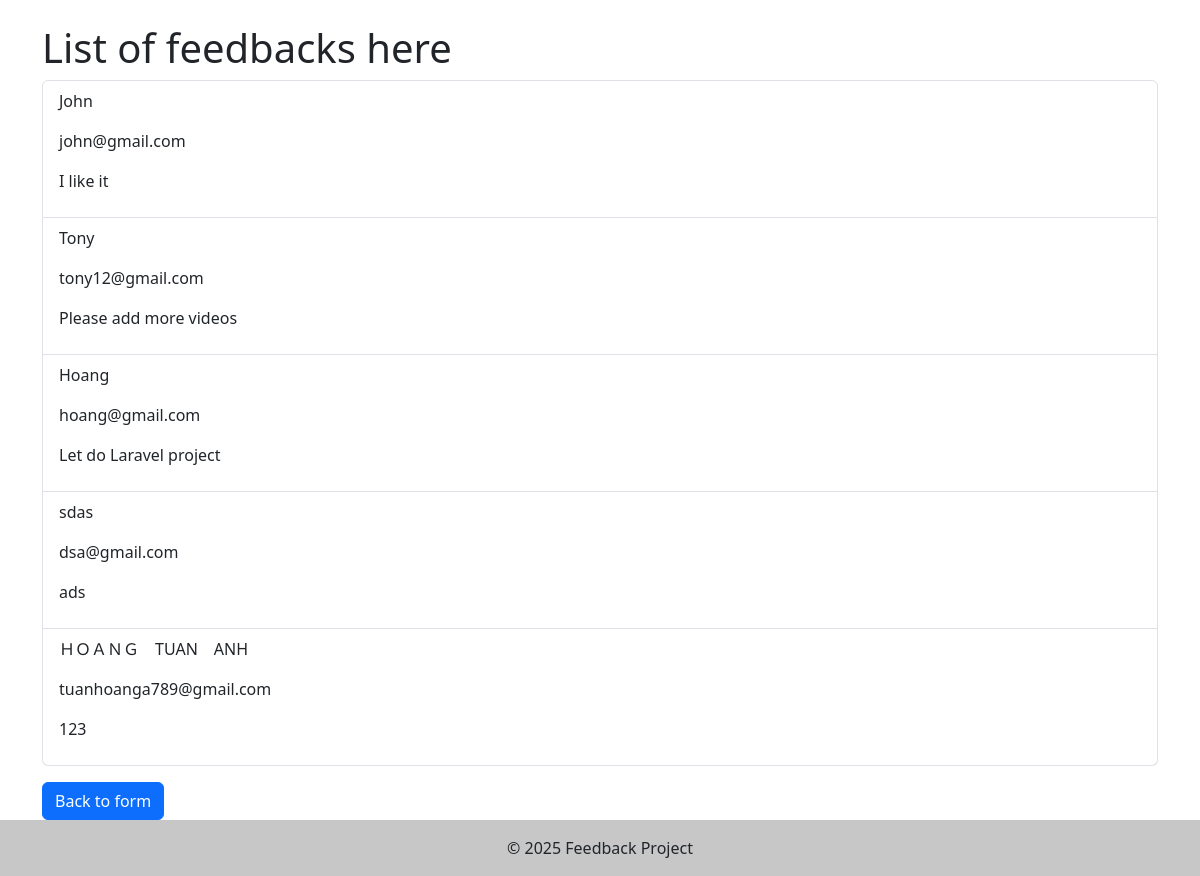
Screenshot of /feedback_list.php with the database file from the repository.
### tables this page shows
CREATE TABLE feedback (
    id INTEGER PRIMARY KEY AUTOINCREMENT,
    name TEXT NOT NULL,
    email TEXT NOT NULL,
    body TEXT DEFAULT NULL,
    date DATETIME
);

### feedback_list.php (the view)
<?php
require 'components/header.php';
?>
<div class="container mt-4">
    <h1>List of feedbacks here</h1>
    <?php
    $sql = "SELECT name, email, body FROM feedback;";
    if ($connection != null) {
        try {
            $statement = $connection->prepare($sql);
            $statement->execute();
            $statement->setFetchMode(PDO::FETCH_ASSOC);
            $feedbacks = $statement->fetchAll();
            echo '<ul class="list-group">';
            foreach ($feedbacks as $feedback) {
                $name = $feedback['name'] ?? '';
                $email = $feedback['email'] ?? '';
                $body = $feedback['body'] ?? '';
                echo "<li class='list-group-item'>";
                echo "<p>" . htmlspecialchars($name) . "</p>";
                echo "<p>" . htmlspecialchars($email) . "</p>";
                echo "<p>" . htmlspecialchars($body) . "</p>";
                echo "</li>";
            }
            echo '</ul>';
        } catch (PDOException $e) {
            echo "<p class='text-danger'>Cannot query data. Error: " . $e->getMessage() . "</p>";
        }
    } else {
        echo "<p class='text-danger'>No database connection.</p>";
    }
    ?>
    <a href="index.php" class="btn btn-primary mt-3">Back to form</a>
</div>
<?php
include 'components/footer.php';
?>

### components/header.php (shortened to what this page needs)
<!DOCTYPE html>
<html lang="en">
<head>
    <link href="https://cdn.jsdelivr.net/npm/bootstrap@5.3.3/dist/css/bootstrap.min.css" rel="stylesheet">
</head>
<body>

### components/footer.php (shortened to what this page needs)
<footer class="bg-light text-center text-lg-start">
    <div class="text-center p-3" style="background-color: rgba(0, 0, 0, 0.2);">
        © 2025 Feedback Project
    </div>
</footer>
</body>
</html>

### rows the page displays
feedback: name "John", email "john@gmail.com", body "I like it"
feedback: name "Tony", email "tony12@gmail.com", body "Please add more videos"
feedback: name "Hoang", email "hoang@gmail.com", body "Let do Laravel project"
feedback: name "sdas", email "dsa@gmail.com", body "ads"
feedback: name "ＨＯＡＮＧ TUAN ANH", email "tuanhoanga789@gmail.com", body "123"
